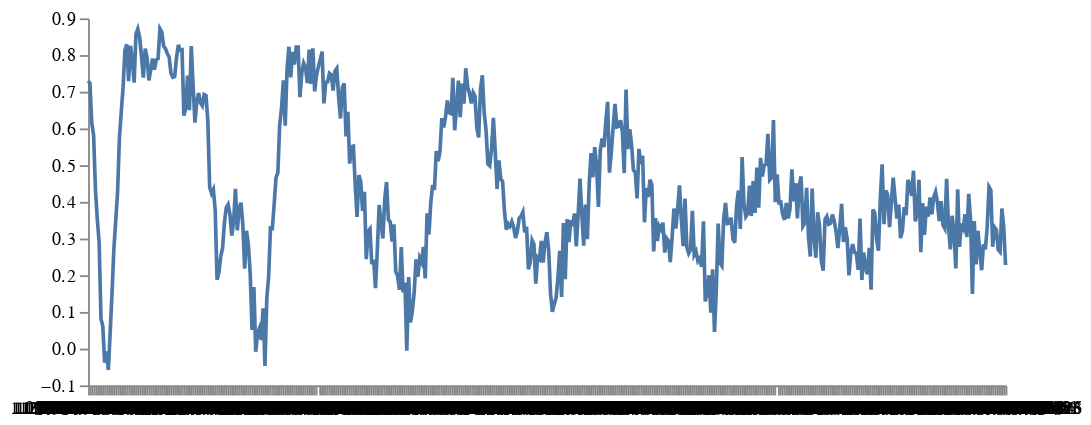

Write notebook code for a chart like this one.
### Code cell
schema = plots.lineplot(rslt["statistic"])
plots.save_schema(schema, "_schema.json")
plots.ipy_display(schema)

### Figure 1 — Vega specification as saved in the notebook (floating-point values rounded to 4 significant figures; data arrays with more than 128 entries replaced by an {"elided": "..."} marker saying what was removed)
{"$schema": "https://vega.github.io/schema/vega/v5.json", "axes": [{"orient": "bottom", "scale": "x"}, {"orient": "left", "scale": "y"}], "data": [{"name": "table", "values": {"elided": "499 records"}}], "description": "Basic Line Chart", "height": 200, "marks": [{"from": {"facet": {"data": "table", "groupby": "c", "name": "series"}}, "marks": [{"encode": {"enter": {"interpolate": {"value": "linear"}, "stroke": {"field": "c", "scale": "color"}, "strokeWidth": {"value": 2}, "x": {"field": "x", "scale": "x"}, "y": {"field": "y", "scale": "y"}}, "hover": {"strokeOpacity": {"value": 0.5}}}, "from": {"data": "series"}, "type": "line"}], "type": "group"}], "padding": 5, "scales": [{"domain": {"data": "table", "field": "x"}, "name": "x", "range": "width", "type": "point"}, {"domain": {"data": "table", "field": "y"}, "name": "y", "nice": true, "range": "height", "type": "linear", "zero": true}, {"domain": {"data": "table", "field": "c"}, "name": "color", "range": "category", "type": "ordinal"}], "width": 500}
